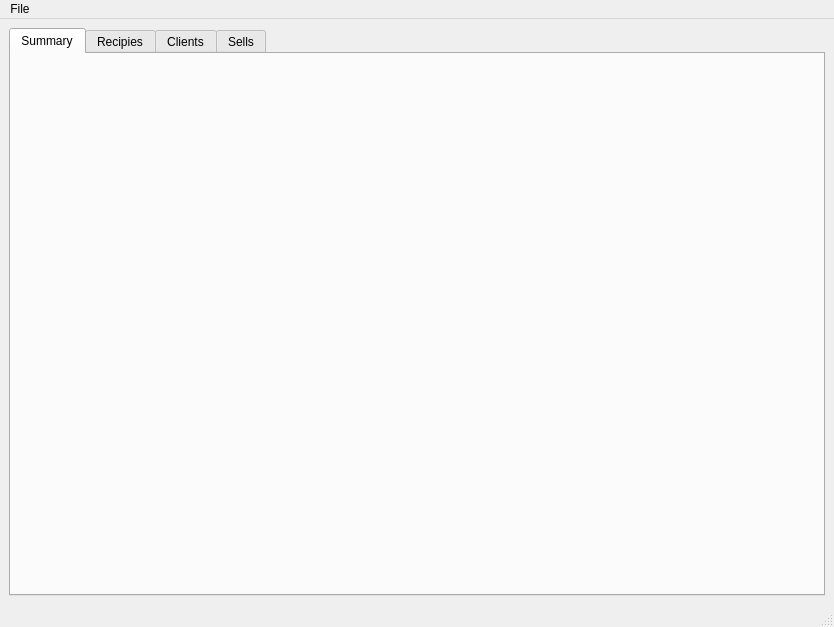
<?xml version="1.0" encoding="UTF-8"?>
<ui version="4.0">
 <class>MainWindow</class>
 <widget class="QMainWindow" name="MainWindow">
  <property name="geometry">
   <rect>
    <x>0</x>
    <y>0</y>
    <width>834</width>
    <height>627</height>
   </rect>
  </property>
  <property name="windowTitle">
   <string>MainWindow</string>
  </property>
  <widget class="QWidget" name="centralwidget">
   <layout class="QHBoxLayout" name="horizontalLayout_6">
    <item>
     <widget class="QTabWidget" name="tabWidget">
      <property name="currentIndex">
       <number>0</number>
      </property>
      <widget class="QWidget" name="tabSummary">
       <attribute name="title">
        <string>Summary</string>
       </attribute>
      </widget>
      <widget class="QWidget" name="tabRecipies">
       <attribute name="title">
        <string>Recipies</string>
       </attribute>
       <layout class="QGridLayout" name="gridLayout_2">
        <item row="1" column="2">
         <layout class="QVBoxLayout" name="verticalLayout_3">
          <item>
           <widget class="QTextEdit" name="textEdit"/>
          </item>
          <item>
           <widget class="QPushButton" name="pushButton">
            <property name="text">
             <string>Save</string>
            </property>
           </widget>
          </item>
         </layout>
        </item>
        <item row="0" column="1" rowspan="2">
         <widget class="Line" name="line">
          <property name="orientation">
           <enum>Qt::Orientation::Vertical</enum>
          </property>
         </widget>
        </item>
        <item row="0" column="0" rowspan="2">
         <layout class="QVBoxLayout" name="verticalLayout_2">
          <item>
           <layout class="QVBoxLayout" name="verticalLayout">
            <item>
             <layout class="QGridLayout" name="gridLayout">
              <item row="0" column="0">
               <layout class="QHBoxLayout" name="horizontalLayout">
                <item>
                 <widget class="QLabel" name="label">
                  <property name="text">
                   <string>Name:</string>
                  </property>
                 </widget>
                </item>
                <item>
                 <widget class="QLineEdit" name="lineItemName"/>
                </item>
               </layout>
              </item>
              <item row="1" column="0">
               <layout class="QHBoxLayout" name="horizontalLayout_2">
                <item>
                 <widget class="QLabel" name="label_2">
                  <property name="sizePolicy">
                   <sizepolicy hsizetype="Preferred" vsizetype="Preferred">
                    <horstretch>0</horstretch>
                    <verstretch>0</verstretch>
                   </sizepolicy>
                  </property>
                  <property name="minimumSize">
                   <size>
                    <width>0</width>
                    <height>0</height>
                   </size>
                  </property>
                  <property name="text">
                   <string>Unit:</string>
                  </property>
                 </widget>
                </item>
                <item>
                 <widget class="QComboBox" name="comboUnit">
                  <property name="sizePolicy">
                   <sizepolicy hsizetype="Maximum" vsizetype="Fixed">
                    <horstretch>0</horstretch>
                    <verstretch>0</verstretch>
                   </sizepolicy>
                  </property>
                 </widget>
                </item>
               </layout>
              </item>
              <item row="2" column="0">
               <layout class="QHBoxLayout" name="horizontalLayout_3">
                <item>
                 <widget class="QLabel" name="label_3">
                  <property name="text">
                   <string>Amount:</string>
                  </property>
                 </widget>
                </item>
                <item>
                 <widget class="QDoubleSpinBox" name="amountSpingBox"/>
                </item>
               </layout>
              </item>
             </layout>
            </item>
            <item>
             <layout class="QHBoxLayout" name="horizontalLayout_4">
              <item>
               <widget class="QPushButton" name="addEditButton">
                <property name="text">
                 <string>Add</string>
                </property>
               </widget>
              </item>
              <item>
               <widget class="QPushButton" name="removeButton">
                <property name="text">
                 <string>Remove</string>
                </property>
                <property name="flat">
                 <bool>false</bool>
                </property>
               </widget>
              </item>
             </layout>
            </item>
           </layout>
          </item>
          <item>
           <widget class="QListWidget" name="listWidget"/>
          </item>
         </layout>
        </item>
        <item row="0" column="2">
         <layout class="QHBoxLayout" name="horizontalLayout_5">
          <item>
           <widget class="QLabel" name="label_4">
            <property name="font">
             <font>
              <family>Academy Engraved LET</family>
              <pointsize>24</pointsize>
             </font>
            </property>
            <property name="text">
             <string>Recipe</string>
            </property>
           </widget>
          </item>
          <item>
           <spacer name="horizontalSpacer">
            <property name="orientation">
             <enum>Qt::Orientation::Horizontal</enum>
            </property>
            <property name="sizeHint" stdset="0">
             <size>
              <width>40</width>
              <height>20</height>
             </size>
            </property>
           </spacer>
          </item>
         </layout>
        </item>
       </layout>
      </widget>
      <widget class="QWidget" name="tabClients">
       <attribute name="title">
        <string>Clients</string>
       </attribute>
      </widget>
      <widget class="QWidget" name="tabSells">
       <attribute name="title">
        <string>Sells</string>
       </attribute>
      </widget>
     </widget>
    </item>
   </layout>
  </widget>
  <widget class="QMenuBar" name="menubar">
   <property name="geometry">
    <rect>
     <x>0</x>
     <y>0</y>
     <width>834</width>
     <height>42</height>
    </rect>
   </property>
   <widget class="QMenu" name="menuFile">
    <property name="title">
     <string>File</string>
    </property>
    <addaction name="actionNew"/>
    <addaction name="actionOpen"/>
    <addaction name="actionClose"/>
    <addaction name="actionQuit"/>
   </widget>
   <addaction name="menuFile"/>
  </widget>
  <widget class="QStatusBar" name="statusbar"/>
  <action name="actionNew">
   <property name="text">
    <string>New...</string>
   </property>
   <property name="shortcut">
    <string>Ctrl+N</string>
   </property>
  </action>
  <action name="actionOpen">
   <property name="text">
    <string>Open...</string>
   </property>
   <property name="shortcut">
    <string>Ctrl+O</string>
   </property>
  </action>
  <action name="actionQuit">
   <property name="text">
    <string>Quit</string>
   </property>
   <property name="shortcut">
    <string>Ctrl+Q</string>
   </property>
  </action>
  <action name="actionClose">
   <property name="text">
    <string>Close</string>
   </property>
  </action>
 </widget>
 <resources/>
 <connections/>
</ui>
